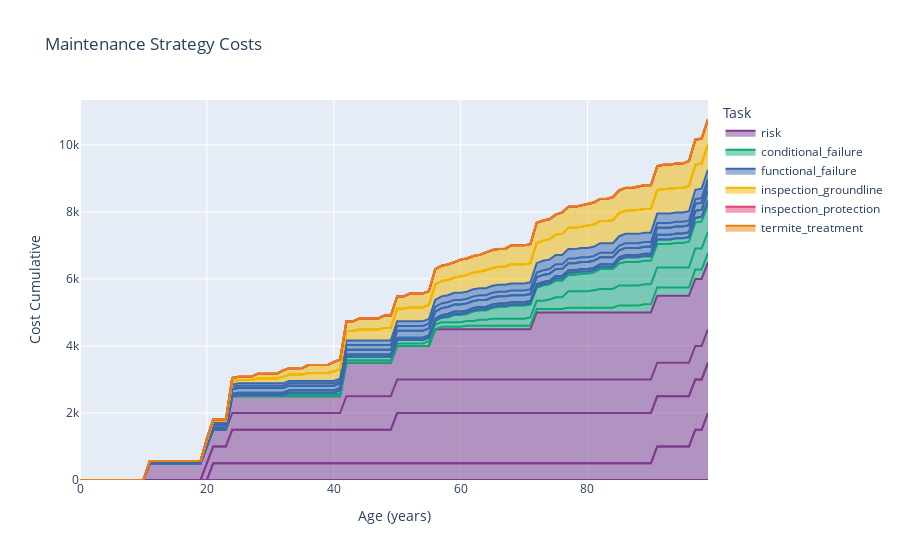

Source (notebook cell):
### Code cell
comp.units = model_units
comp.mc_timeline(t_end=t_end, n_iterations=n_iterations)
comp.expected_risk_cost_df()
comp.plot_ms()

### Figure 1 — Plotly figure (JSON) as saved in the notebook; plotly's stock layout.template omitted (floating-point values rounded to 4 significant figures)
{"data": [{"hovertemplate": "Task=risk<br>Failure Mode=termites<br>Age (years)=%{x}<br>Cost Cumulative=%{y}<extra></extra>", "legendgroup": "risk", "line": {"color": "rgb(127, 60, 141)"}, "mode": "lines", "name": "risk", "orientation": "v", "showlegend": true, "stackgroup": "1", "type": "scatter", "x": [0, 1, 2, 3, 4, 5, 6, 7, 8, 9, 10, 11, 12, 13, 14, 15, 16, 17, 18, 19, 20, 21, 22, 23, 24, 25, 26, 27, 28, 29, 30, 31, 32, 33, 34, 35, 36, 37, 38, 39, 40, 41, 42, 43, 44, 45, 46, 47, 48, 49, 50, 51, 52, 53, 54, 55, 56, 57, 58, 59, 60, 61, 62, 63, 64, 65, 66, 67, 68, 69, 70, 71, 72, 73, 74, 75, 76, 77, 78, 79, 80, 81, 82, 83, 84, 85, 86, 87, 88, 89, 90, 91, 92, 93, 94, 95, 96, 97, 98, 99], "xaxis": "x", "y": [0, 0, 0, 0, 0, 0, 0, 0, 0, 0, 0, 0, 0, 0, 0, 0, 0, 0, 0, 0, 0, 0, 0, 0, 0, 0, 0, 0, 0, 0, 0, 0, 0, 0, 0, 0, 0, 0, 0, 0, 0, 0, 0, 0, 0, 0, 0, 0, 0, 0, 0, 0, 0, 0, 0, 0, 0, 0, 0, 0, 0, 0, 0, 0, 0, 0, 0, 0, 0, 0, 0, 0, 0, 0, 0, 0, 0, 0, 0, 0, 0, 0, 0, 0, 0, 0, 0, 0, 0, 0, 0, 0, 0, 0, 0, 0, 0, 0, 0, 0], "yaxis": "y"}, {"hovertemplate": "Task=risk<br>Failure Mode=fungal decay | external<br>Age (years)=%{x}<br>Cost Cumulative=%{y}<extra></extra>", "legendgroup": "risk", "line": {"color": "rgb(127, 60, 141)"}, "mode": "lines", "name": "risk", "orientation": "v", "showlegend": false, "stackgroup": "1", "type": "scatter", "x": [0, 1, 2, 3, 4, 5, 6, 7, 8, 9, 10, 11, 12, 13, 14, 15, 16, 17, 18, 19, 20, 21, 22, 23, 24, 25, 26, 27, 28, 29, 30, 31, 32, 33, 34, 35, 36, 37, 38, 39, 40, 41, 42, 43, 44, 45, 46, 47, 48, 49, 50, 51, 52, 53, 54, 55, 56, 57, 58, 59, 60, 61, 62, 63, 64, 65, 66, 67, 68, 69, 70, 71, 72, 73, 74, 75, 76, 77, 78, 79, 80, 81, 82, 83, 84, 85, 86, 87, 88, 89, 90, 91, 92, 93, 94, 95, 96, 97, 98, 99], "xaxis": "x", "y": [0, 0, 0, 0, 0, 0, 0, 0, 0, 0, 0, 0, 0, 0, 0, 0, 0, 0, 0, 0, 0, 500, 500, 500, 500, 500, 500, 500, 500, 500, 500, 500, 500, 500, 500, 500, 500, 500, 500, 500, 500, 500, 500, 500, 500, 500, 500, 500, 500, 500, 500, 500, 500, 500, 500, 500, 500, 500, 500, 500, 500, 500, 500, 500, 500, 500, 500, 500, 500, 500, 500, 500, 500, 500, 500, 500, 500, 500, 500, 500, 500, 500, 500, 500, 500, 500, 500, 500, 500, 500, 500, 1000, 1000, 1000, 1000, 1000, 1000, 1500, 1500, 2000], "yaxis": "y"}, {"hovertemplate": "Task=risk<br>Failure Mode=fungal decay | internal<br>Age (years)=%{x}<br>Cost Cumulative=%{y}<extra></extra>", "legendgroup": "risk", "line": {"color": "rgb(127, 60, 141)"}, "mode": "lines", "name": "risk", "orientation": "v", "showlegend": false, "stackgroup": "1", "type": "scatter", "x": [0, 1, 2, 3, 4, 5, 6, 7, 8, 9, 10, 11, 12, 13, 14, 15, 16, 17, 18, 19, 20, 21, 22, 23, 24, 25, 26, 27, 28, 29, 30, 31, 32, 33, 34, 35, 36, 37, 38, 39, 40, 41, 42, 43, 44, 45, 46, 47, 48, 49, 50, 51, 52, 53, 54, 55, 56, 57, 58, 59, 60, 61, 62, 63, 64, 65, 66, 67, 68, 69, 70, 71, 72, 73, 74, 75, 76, 77, 78, 79, 80, 81, 82, 83, 84, 85, 86, 87, 88, 89, 90, 91, 92, 93, 94, 95, 96, 97, 98, 99], "xaxis": "x", "y": [0, 0, 0, 0, 0, 0, 0, 0, 0, 0, 0, 0, 0, 0, 0, 0, 0, 0, 0, 0, 0, 0, 0, 0, 0, 0, 0, 0, 0, 0, 0, 0, 0, 0, 0, 0, 0, 0, 0, 0, 0, 0, 0, 0, 0, 0, 0, 0, 0, 0, 0, 0, 0, 0, 0, 0, 0, 0, 0, 0, 0, 0, 0, 0, 0, 0, 0, 0, 0, 0, 0, 0, 0, 0, 0, 0, 0, 0, 0, 0, 0, 0, 0, 0, 0, 0, 0, 0, 0, 0, 0, 0, 0, 0, 0, 0, 0, 0, 0, 0], "yaxis": "y"}, {"hovertemplate": "Task=risk<br>Failure Mode=lightning<br>Age (years)=%{x}<br>Cost Cumulative=%{y}<extra></extra>", "legendgroup": "risk", "line": {"color": "rgb(127, 60, 141)"}, "mode": "lines", "name": "risk", "orientation": "v", "showlegend": false, "stackgroup": "1", "type": "scatter", "x": [0, 1, 2, 3, 4, 5, 6, 7, 8, 9, 10, 11, 12, 13, 14, 15, 16, 17, 18, 19, 20, 21, 22, 23, 24, 25, 26, 27, 28, 29, 30, 31, 32, 33, 34, 35, 36, 37, 38, 39, 40, 41, 42, 43, 44, 45, 46, 47, 48, 49, 50, 51, 52, 53, 54, 55, 56, 57, 58, 59, 60, 61, 62, 63, 64, 65, 66, 67, 68, 69, 70, 71, 72, 73, 74, 75, 76, 77, 78, 79, 80, 81, 82, 83, 84, 85, 86, 87, 88, 89, 90, 91, 92, 93, 94, 95, 96, 97, 98, 99], "xaxis": "x", "y": [0, 0, 0, 0, 0, 0, 0, 0, 0, 0, 0, 0, 0, 0, 0, 0, 0, 0, 0, 0, 500, 500, 500, 500, 1000, 1000, 1000, 1000, 1000, 1000, 1000, 1000, 1000, 1000, 1000, 1000, 1000, 1000, 1000, 1000, 1000, 1000, 1000, 1000, 1000, 1000, 1000, 1000, 1000, 1000, 1500, 1500, 1500, 1500, 1500, 1500, 1500, 1500, 1500, 1500, 1500, 1500, 1500, 1500, 1500, 1500, 1500, 1500, 1500, 1500, 1500, 1500, 1500, 1500, 1500, 1500, 1500, 1500, 1500, 1500, 1500, 1500, 1500, 1500, 1500, 1500, 1500, 1500, 1500, 1500, 1500, 1500, 1500, 1500, 1500, 1500, 1500, 1500, 1500, 1500], "yaxis": "y"}, {"hovertemplate": "Task=risk<br>Failure Mode=weathering<br>Age (years)=%{x}<br>Cost Cumulative=%{y}<extra></extra>", "legendgroup": "risk", "line": {"color": "rgb(127, 60, 141)"}, "mode": "lines", "name": "risk", "orientation": "v", "showlegend": false, "stackgroup": "1", "type": "scatter", "x": [0, 1, 2, 3, 4, 5, 6, 7, 8, 9, 10, 11, 12, 13, 14, 15, 16, 17, 18, 19, 20, 21, 22, 23, 24, 25, 26, 27, 28, 29, 30, 31, 32, 33, 34, 35, 36, 37, 38, 39, 40, 41, 42, 43, 44, 45, 46, 47, 48, 49, 50, 51, 52, 53, 54, 55, 56, 57, 58, 59, 60, 61, 62, 63, 64, 65, 66, 67, 68, 69, 70, 71, 72, 73, 74, 75, 76, 77, 78, 79, 80, 81, 82, 83, 84, 85, 86, 87, 88, 89, 90, 91, 92, 93, 94, 95, 96, 97, 98, 99], "xaxis": "x", "y": [0, 0, 0, 0, 0, 0, 0, 0, 0, 0, 0, 0, 0, 0, 0, 0, 0, 0, 0, 0, 0, 0, 0, 0, 0, 0, 0, 0, 0, 0, 0, 0, 0, 0, 0, 0, 0, 0, 0, 0, 0, 0, 0, 0, 0, 0, 0, 0, 0, 0, 0, 0, 0, 0, 0, 0, 0, 0, 0, 0, 0, 0, 0, 0, 0, 0, 0, 0, 0, 0, 0, 0, 0, 0, 0, 0, 0, 0, 0, 0, 0, 0, 0, 0, 0, 0, 0, 0, 0, 0, 0, 0, 0, 0, 0, 0, 0, 0, 0, 0], "yaxis": "y"}, {"hovertemplate": "Task=risk<br>Failure Mode=fire_damage<br>Age (years)=%{x}<br>Cost Cumulative=%{y}<extra></extra>", "legendgroup": "risk", "line": {"color": "rgb(127, 60, 141)"}, "mode": "lines", "name": "risk", "orientation": "v", "showlegend": false, "stackgroup": "1", "type": "scatter", "x": [0, 1, 2, 3, 4, 5, 6, 7, 8, 9, 10, 11, 12, 13, 14, 15, 16, 17, 18, 19, 20, 21, 22, 23, 24, 25, 26, 27, 28, 29, 30, 31, 32, 33, 34, 35, 36, 37, 38, 39, 40, 41, 42, 43, 44, 45, 46, 47, 48, 49, 50, 51, 52, 53, 54, 55, 56, 57, 58, 59, 60, 61, 62, 63, 64, 65, 66, 67, 68, 69, 70, 71, 72, 73, 74, 75, 76, 77, 78, 79, 80, 81, 82, 83, 84, 85, 86, 87, 88, 89, 90, 91, 92, 93, 94, 95, 96, 97, 98, 99], "xaxis": "x", "y": [0, 0, 0, 0, 0, 0, 0, 0, 0, 0, 0, 500, 500, 500, 500, 500, 500, 500, 500, 500, 500, 500, 500, 500, 500, 500, 500, 500, 500, 500, 500, 500, 500, 500, 500, 500, 500, 500, 500, 500, 500, 500, 1000, 1000, 1000, 1000, 1000, 1000, 1000, 1000, 1000, 1000, 1000, 1000, 1000, 1000, 1000, 1000, 1000, 1000, 1000, 1000, 1000, 1000, 1000, 1000, 1000, 1000, 1000, 1000, 1000, 1000, 1000, 1000, 1000, 1000, 1000, 1000, 1000, 1000, 1000, 1000, 1000, 1000, 1000, 1000, 1000, 1000, 1000, 1000, 1000, 1000, 1000, 1000, 1000, 1000, 1000, 1000, 1000, 1000], "yaxis": "y"}, {"hovertemplate": "Task=risk<br>Failure Mode=impact<br>Age (years)=%{x}<br>Cost Cumulative=%{y}<extra></extra>", "legendgroup": "risk", "line": {"color": "rgb(127, 60, 141)"}, "mode": "lines", "name": "risk", "orientation": "v", "showlegend": false, "stackgroup": "1", "type": "scatter", "x": [0, 1, 2, 3, 4, 5, 6, 7, 8, 9, 10, 11, 12, 13, 14, 15, 16, 17, 18, 19, 20, 21, 22, 23, 24, 25, 26, 27, 28, 29, 30, 31, 32, 33, 34, 35, 36, 37, 38, 39, 40, 41, 42, 43, 44, 45, 46, 47, 48, 49, 50, 51, 52, 53, 54, 55, 56, 57, 58, 59, 60, 61, 62, 63, 64, 65, 66, 67, 68, 69, 70, 71, 72, 73, 74, 75, 76, 77, 78, 79, 80, 81, 82, 83, 84, 85, 86, 87, 88, 89, 90, 91, 92, 93, 94, 95, 96, 97, 98, 99], "xaxis": "x", "y": [0, 0, 0, 0, 0, 0, 0, 0, 0, 0, 0, 0, 0, 0, 0, 0, 0, 0, 0, 0, 0, 0, 0, 0, 500, 500, 500, 500, 500, 500, 500, 500, 500, 500, 500, 500, 500, 500, 500, 500, 500, 500, 1000, 1000, 1000, 1000, 1000, 1000, 1000, 1000, 1000, 1000, 1000, 1000, 1000, 1000, 1500, 1500, 1500, 1500, 1500, 1500, 1500, 1500, 1500, 1500, 1500, 1500, 1500, 1500, 1500, 1500, 2000, 2000, 2000, 2000, 2000, 2000, 2000, 2000, 2000, 2000, 2000, 2000, 2000, 2000, 2000, 2000, 2000, 2000, 2000, 2000, 2000, 2000, 2000, 2000, 2000, 2000, 2000, 2000], "yaxis": "y"}, {"hovertemplate": "Task=conditional_failure<br>Failure Mode=termites<br>Age (years)=%{x}<br>Cost Cumulative=%{y}<extra></extra>", "legendgroup": "conditional_failure", "line": {"color": "rgb(17, 165, 121)"}, "mode": "lines", "name": "conditional_failure", "orientation": "v", "showlegend": true, "stackgroup": "1", "type": "scatter", "x": [0, 1, 2, 3, 4, 5, 6, 7, 8, 9, 10, 11, 12, 13, 14, 15, 16, 17, 18, 19, 20, 21, 22, 23, 24, 25, 26, 27, 28, 29, 30, 31, 32, 33, 34, 35, 36, 37, 38, 39, 40, 41, 42, 43, 44, 45, 46, 47, 48, 49, 50, 51, 52, 53, 54, 55, 56, 57, 58, 59, 60, 61, 62, 63, 64, 65, 66, 67, 68, 69, 70, 71, 72, 73, 74, 75, 76, 77, 78, 79, 80, 81, 82, 83, 84, 85, 86, 87, 88, 89, 90, 91, 92, 93, 94, 95, 96, 97, 98, 99], "xaxis": "x", "y": [0, 0, 0, 0, 0, 0, 0, 0, 0, 0, 0, 0, 0, 0, 0, 0, 0, 0, 0, 0, 0, 0, 0, 0, 0, 0, 0, 0, 0, 0, 0, 0, 0, 0, 0, 0, 0, 0, 0, 0, 0, 0, 0, 0, 0, 0, 0, 0, 0, 0, 0, 0, 0, 0, 0, 0, 0, 70, 70, 70, 70, 105, 105, 105, 105, 105, 105, 105, 105, 105, 105, 105, 105, 105, 105, 105, 105, 140, 140, 140, 140, 140, 140, 140, 140, 210, 210, 210, 210, 245, 245, 245, 245, 245, 245, 245, 245, 280, 280, 280], "yaxis": "y"}, {"hovertemplate": "Task=conditional_failure<br>Failure Mode=fungal decay | external<br>Age (years)=%{x}<br>Cost Cumulative=%{y}<extra></extra>", "legendgroup": "conditional_failure", "line": {"color": "rgb(17, 165, 121)"}, "mode": "lines", "name": "conditional_failure", "orientation": "v", "showlegend": false, "stackgroup": "1", "type": "scatter", "x": [0, 1, 2, 3, 4, 5, 6, 7, 8, 9, 10, 11, 12, 13, 14, 15, 16, 17, 18, 19, 20, 21, 22, 23, 24, 25, 26, 27, 28, 29, 30, 31, 32, 33, 34, 35, 36, 37, 38, 39, 40, 41, 42, 43, 44, 45, 46, 47, 48, 49, 50, 51, 52, 53, 54, 55, 56, 57, 58, 59, 60, 61, 62, 63, 64, 65, 66, 67, 68, 69, 70, 71, 72, 73, 74, 75, 76, 77, 78, 79, 80, 81, 82, 83, 84, 85, 86, 87, 88, 89, 90, 91, 92, 93, 94, 95, 96, 97, 98, 99], "xaxis": "x", "y": [0, 0, 0, 0, 0, 0, 0, 0, 0, 0, 0, 0, 0, 0, 0, 0, 0, 0, 0, 0, 0, 0, 0, 0, 0, 35, 35, 35, 35, 35, 35, 35, 35, 70, 70, 70, 70, 70, 70, 70, 70, 70, 70, 70, 70, 70, 70, 70, 70, 70, 70, 70, 70, 70, 70, 140, 140, 140, 140, 140, 140, 140, 140, 175, 175, 210, 210, 210, 210, 210, 210, 245, 245, 245, 280, 350, 350, 490, 490, 490, 490, 525, 560, 560, 560, 595, 595, 595, 595, 595, 595, 595, 595, 595, 595, 595, 595, 630, 630, 630], "yaxis": "y"}, {"hovertemplate": "Task=conditional_failure<br>Failure Mode=fungal decay | internal<br>Age (years)=%{x}<br>Cost Cumulative=%{y}<extra></extra>", "legendgroup": "conditional_failure", "line": {"color": "rgb(17, 165, 121)"}, "mode": "lines", "name": "conditional_failure", "orientation": "v", "showlegend": false, "stackgroup": "1", "type": "scatter", "x": [0, 1, 2, 3, 4, 5, 6, 7, 8, 9, 10, 11, 12, 13, 14, 15, 16, 17, 18, 19, 20, 21, 22, 23, 24, 25, 26, 27, 28, 29, 30, 31, 32, 33, 34, 35, 36, 37, 38, 39, 40, 41, 42, 43, 44, 45, 46, 47, 48, 49, 50, 51, 52, 53, 54, 55, 56, 57, 58, 59, 60, 61, 62, 63, 64, 65, 66, 67, 68, 69, 70, 71, 72, 73, 74, 75, 76, 77, 78, 79, 80, 81, 82, 83, 84, 85, 86, 87, 88, 89, 90, 91, 92, 93, 94, 95, 96, 97, 98, 99], "xaxis": "x", "y": [0, 0, 0, 0, 0, 0, 0, 0, 0, 0, 0, 0, 0, 0, 0, 0, 0, 0, 0, 0, 0, 0, 0, 0, 0, 0, 0, 0, 0, 0, 0, 0, 0, 35, 35, 35, 35, 35, 35, 35, 35, 105, 105, 105, 105, 105, 105, 105, 105, 105, 105, 105, 105, 105, 105, 105, 105, 140, 140, 210, 210, 210, 280, 280, 280, 315, 350, 350, 385, 385, 385, 385, 385, 455, 455, 490, 490, 490, 490, 525, 525, 525, 595, 595, 595, 665, 700, 700, 700, 700, 700, 700, 700, 700, 735, 735, 770, 770, 805, 805], "yaxis": "y"}, {"hovertemplate": "Task=conditional_failure<br>Failure Mode=weathering<br>Age (years)=%{x}<br>Cost Cumulative=%{y}<extra></extra>", "legendgroup": "conditional_failure", "line": {"color": "rgb(17, 165, 121)"}, "mode": "lines", "name": "conditional_failure", "orientation": "v", "showlegend": false, "stackgroup": "1", "type": "scatter", "x": [0, 1, 2, 3, 4, 5, 6, 7, 8, 9, 10, 11, 12, 13, 14, 15, 16, 17, 18, 19, 20, 21, 22, 23, 24, 25, 26, 27, 28, 29, 30, 31, 32, 33, 34, 35, 36, 37, 38, 39, 40, 41, 42, 43, 44, 45, 46, 47, 48, 49, 50, 51, 52, 53, 54, 55, 56, 57, 58, 59, 60, 61, 62, 63, 64, 65, 66, 67, 68, 69, 70, 71, 72, 73, 74, 75, 76, 77, 78, 79, 80, 81, 82, 83, 84, 85, 86, 87, 88, 89, 90, 91, 92, 93, 94, 95, 96, 97, 98, 99], "xaxis": "x", "y": [0, 0, 0, 0, 0, 0, 0, 0, 0, 0, 0, 0, 0, 0, 0, 0, 0, 0, 0, 0, 0, 0, 0, 0, 0, 0, 0, 0, 0, 0, 0, 0, 0, 0, 0, 0, 0, 0, 0, 0, 0, 0, 0, 0, 0, 0, 0, 0, 0, 0, 0, 0, 0, 0, 0, 0, 0, 0, 35, 35, 35, 35, 35, 35, 35, 35, 35, 35, 35, 35, 35, 35, 35, 35, 35, 70, 70, 70, 70, 70, 70, 70, 70, 70, 70, 105, 140, 140, 140, 140, 140, 140, 140, 140, 140, 140, 140, 140, 140, 140], "yaxis": "y"}, {"hovertemplate": "Task=functional_failure<br>Failure Mode=termites<br>Age (years)=%{x}<br>Cost Cumulative=%{y}<extra></extra>", "legendgroup": "functional_failure", "line": {"color": "rgb(57, 105, 172)"}, "mode": "lines", "name": "functional_failure", "orientation": "v", "showlegend": true, "stackgroup": "1", "type": "scatter", "x": [0, 1, 2, 3, 4, 5, 6, 7, 8, 9, 10, 11, 12, 13, 14, 15, 16, 17, 18, 19, 20, 21, 22, 23, 24, 25, 26, 27, 28, 29, 30, 31, 32, 33, 34, 35, 36, 37, 38, 39, 40, 41, 42, 43, 44, 45, 46, 47, 48, 49, 50, 51, 52, 53, 54, 55, 56, 57, 58, 59, 60, 61, 62, 63, 64, 65, 66, 67, 68, 69, 70, 71, 72, 73, 74, 75, 76, 77, 78, 79, 80, 81, 82, 83, 84, 85, 86, 87, 88, 89, 90, 91, 92, 93, 94, 95, 96, 97, 98, 99], "xaxis": "x", "y": [0, 0, 0, 0, 0, 0, 0, 0, 0, 0, 0, 0, 0, 0, 0, 0, 0, 0, 0, 0, 0, 0, 0, 0, 0, 0, 0, 0, 0, 0, 0, 0, 0, 0, 0, 0, 0, 0, 0, 0, 0, 0, 0, 0, 0, 0, 0, 0, 0, 0, 0, 0, 0, 0, 0, 0, 0, 0, 0, 0, 0, 0, 0, 0, 0, 0, 0, 0, 0, 0, 0, 0, 0, 0, 0, 0, 0, 0, 0, 0, 0, 0, 0, 0, 0, 0, 0, 0, 0, 0, 0, 0, 0, 0, 0, 0, 0, 0, 0, 0], "yaxis": "y"}, {"hovertemplate": "Task=functional_failure<br>Failure Mode=fungal decay | external<br>Age (years)=%{x}<br>Cost Cumulative=%{y}<extra></extra>", "legendgroup": "functional_failure", "line": {"color": "rgb(57, 105, 172)"}, "mode": "lines", "name": "functional_failure", "orientation": "v", "showlegend": false, "stackgroup": "1", "type": "scatter", "x": [0, 1, 2, 3, 4, 5, 6, 7, 8, 9, 10, 11, 12, 13, 14, 15, 16, 17, 18, 19, 20, 21, 22, 23, 24, 25, 26, 27, 28, 29, 30, 31, 32, 33, 34, 35, 36, 37, 38, 39, 40, 41, 42, 43, 44, 45, 46, 47, 48, 49, 50, 51, 52, 53, 54, 55, 56, 57, 58, 59, 60, 61, 62, 63, 64, 65, 66, 67, 68, 69, 70, 71, 72, 73, 74, 75, 76, 77, 78, 79, 80, 81, 82, 83, 84, 85, 86, 87, 88, 89, 90, 91, 92, 93, 94, 95, 96, 97, 98, 99], "xaxis": "x", "y": [0, 0, 0, 0, 0, 0, 0, 0, 0, 0, 0, 0, 0, 0, 0, 0, 0, 0, 0, 0, 0, 70, 70, 70, 70, 70, 70, 70, 70, 70, 70, 70, 70, 70, 70, 70, 70, 70, 70, 70, 70, 70, 70, 70, 70, 70, 70, 70, 70, 70, 70, 70, 70, 70, 70, 70, 70, 70, 70, 70, 70, 70, 70, 70, 70, 70, 70, 70, 70, 70, 70, 70, 70, 70, 70, 70, 70, 70, 70, 70, 70, 70, 70, 70, 70, 70, 70, 70, 70, 70, 70, 140, 140, 140, 140, 140, 140, 210, 210, 280], "yaxis": "y"}, {"hovertemplate": "Task=functional_failure<br>Failure Mode=fungal decay | internal<br>Age (years)=%{x}<br>Cost Cumulative=%{y}<extra></extra>", "legendgroup": "functional_failure", "line": {"color": "rgb(57, 105, 172)"}, "mode": "lines", "name": "functional_failure", "orientation": "v", "showlegend": false, "stackgroup": "1", "type": "scatter", "x": [0, 1, 2, 3, 4, 5, 6, 7, 8, 9, 10, 11, 12, 13, 14, 15, 16, 17, 18, 19, 20, 21, 22, 23, 24, 25, 26, 27, 28, 29, 30, 31, 32, 33, 34, 35, 36, 37, 38, 39, 40, 41, 42, 43, 44, 45, 46, 47, 48, 49, 50, 51, 52, 53, 54, 55, 56, 57, 58, 59, 60, 61, 62, 63, 64, 65, 66, 67, 68, 69, 70, 71, 72, 73, 74, 75, 76, 77, 78, 79, 80, 81, 82, 83, 84, 85, 86, 87, 88, 89, 90, 91, 92, 93, 94, 95, 96, 97, 98, 99], "xaxis": "x", "y": [0, 0, 0, 0, 0, 0, 0, 0, 0, 0, 0, 0, 0, 0, 0, 0, 0, 0, 0, 0, 0, 0, 0, 0, 0, 0, 0, 0, 0, 0, 0, 0, 0, 0, 0, 0, 0, 0, 0, 0, 0, 0, 0, 0, 0, 0, 0, 0, 0, 0, 0, 0, 0, 0, 0, 0, 0, 0, 0, 0, 0, 0, 0, 0, 0, 0, 0, 0, 0, 0, 0, 0, 0, 0, 0, 0, 0, 0, 0, 0, 0, 0, 0, 0, 0, 0, 0, 0, 0, 0, 0, 0, 0, 0, 0, 0, 0, 0, 0, 0], "yaxis": "y"}, {"hovertemplate": "Task=functional_failure<br>Failure Mode=lightning<br>Age (years)=%{x}<br>Cost Cumulative=%{y}<extra></extra>", "legendgroup": "functional_failure", "line": {"color": "rgb(57, 105, 172)"}, "mode": "lines", "name": "functional_failure", "orientation": "v", "showlegend": false, "stackgroup": "1", "type": "scatter", "x": [0, 1, 2, 3, 4, 5, 6, 7, 8, 9, 10, 11, 12, 13, 14, 15, 16, 17, 18, 19, 20, 21, 22, 23, 24, 25, 26, 27, 28, 29, 30, 31, 32, 33, 34, 35, 36, 37, 38, 39, 40, 41, 42, 43, 44, 45, 46, 47, 48, 49, 50, 51, 52, 53, 54, 55, 56, 57, 58, 59, 60, 61, 62, 63, 64, 65, 66, 67, 68, 69, 70, 71, 72, 73, 74, 75, 76, 77, 78, 79, 80, 81, 82, 83, 84, 85, 86, 87, 88, 89, 90, 91, 92, 93, 94, 95, 96, 97, 98, 99], "xaxis": "x", "y": [0, 0, 0, 0, 0, 0, 0, 0, 0, 0, 0, 0, 0, 0, 0, 0, 0, 0, 0, 0, 70, 70, 70, 70, 140, 140, 140, 140, 140, 140, 140, 140, 140, 140, 140, 140, 140, 140, 140, 140, 140, 140, 140, 140, 140, 140, 140, 140, 140, 140, 210, 210, 210, 210, 210, 210, 210, 210, 210, 210, 210, 210, 210, 210, 210, 210, 210, 210, 210, 210, 210, 210, 210, 210, 210, 210, 210, 210, 210, 210, 210, 210, 210, 210, 210, 210, 210, 210, 210, 210, 210, 210, 210, 210, 210, 210, 210, 210, 210, 210], "yaxis": "y"}, {"hovertemplate": "Task=functional_failure<br>Failure Mode=weathering<br>Age (years)=%{x}<br>Cost Cumulative=%{y}<extra></extra>", "legendgroup": "functional_failure", "line": {"color": "rgb(57, 105, 172)"}, "mode": "lines", "name": "functional_failure", "orientation": "v", "showlegend": false, "stackgroup": "1", "type": "scatter", "x": [0, 1, 2, 3, 4, 5, 6, 7, 8, 9, 10, 11, 12, 13, 14, 15, 16, 17, 18, 19, 20, 21, 22, 23, 24, 25, 26, 27, 28, 29, 30, 31, 32, 33, 34, 35, 36, 37, 38, 39, 40, 41, 42, 43, 44, 45, 46, 47, 48, 49, 50, 51, 52, 53, 54, 55, 56, 57, 58, 59, 60, 61, 62, 63, 64, 65, 66, 67, 68, 69, 70, 71, 72, 73, 74, 75, 76, 77, 78, 79, 80, 81, 82, 83, 84, 85, 86, 87, 88, 89, 90, 91, 92, 93, 94, 95, 96, 97, 98, 99], "xaxis": "x", "y": [0, 0, 0, 0, 0, 0, 0, 0, 0, 0, 0, 0, 0, 0, 0, 0, 0, 0, 0, 0, 0, 0, 0, 0, 0, 0, 0, 0, 0, 0, 0, 0, 0, 0, 0, 0, 0, 0, 0, 0, 0, 0, 0, 0, 0, 0, 0, 0, 0, 0, 0, 0, 0, 0, 0, 0, 0, 0, 0, 0, 0, 0, 0, 0, 0, 0, 0, 0, 0, 0, 0, 0, 0, 0, 0, 0, 0, 0, 0, 0, 0, 0, 0, 0, 0, 0, 0, 0, 0, 0, 0, 0, 0, 0, 0, 0, 0, 0, 0, 0], "yaxis": "y"}, {"hovertemplate": "Task=functional_failure<br>Failure Mode=fire_damage<br>Age (years)=%{x}<br>Cost Cumulative=%{y}<extra></extra>", "legendgroup": "functional_failure", "line": {"color": "rgb(57, 105, 172)"}, "mode": "lines", "name": "functional_failure", "orientation": "v", "showlegend": false, "stackgroup": "1", "type": "scatter", "x": [0, 1, 2, 3, 4, 5, 6, 7, 8, 9, 10, 11, 12, 13, 14, 15, 16, 17, 18, 19, 20, 21, 22, 23, 24, 25, 26, 27, 28, 29, 30, 31, 32, 33, 34, 35, 36, 37, 38, 39, 40, 41, 42, 43, 44, 45, 46, 47, 48, 49, 50, 51, 52, 53, 54, 55, 56, 57, 58, 59, 60, 61, 62, 63, 64, 65, 66, 67, 68, 69, 70, 71, 72, 73, 74, 75, 76, 77, 78, 79, 80, 81, 82, 83, 84, 85, 86, 87, 88, 89, 90, 91, 92, 93, 94, 95, 96, 97, 98, 99], "xaxis": "x", "y": [0, 0, 0, 0, 0, 0, 0, 0, 0, 0, 0, 70, 70, 70, 70, 70, 70, 70, 70, 70, 70, 70, 70, 70, 70, 70, 70, 70, 70, 70, 70, 70, 70, 70, 70, 70, 70, 70, 70, 70, 70, 70, 140, 140, 140, 140, 140, 140, 140, 140, 140, 140, 140, 140, 140, 140, 140, 140, 140, 140, 140, 140, 140, 140, 140, 140, 140, 140, 140, 140, 140, 140, 140, 140, 140, 140, 140, 140, 140, 140, 140, 140, 140, 140, 140, 140, 140, 140, 140, 140, 140, 140, 140, 140, 140, 140, 140, 140, 140, 140], "yaxis": "y"}, {"hovertemplate": "Task=functional_failure<br>Failure Mode=impact<br>Age (years)=%{x}<br>Cost Cumulative=%{y}<extra></extra>", "legendgroup": "functional_failure", "line": {"color": "rgb(57, 105, 172)"}, "mode": "lines", "name": "functional_failure", "orientation": "v", "showlegend": false, "stackgroup": "1", "type": "scatter", "x": [0, 1, 2, 3, 4, 5, 6, 7, 8, 9, 10, 11, 12, 13, 14, 15, 16, 17, 18, 19, 20, 21, 22, 23, 24, 25, 26, 27, 28, 29, 30, 31, 32, 33, 34, 35, 36, 37, 38, 39, 40, 41, 42, 43, 44, 45, 46, 47, 48, 49, 50, 51, 52, 53, 54, 55, 56, 57, 58, 59, 60, 61, 62, 63, 64, 65, 66, 67, 68, 69, 70, 71, 72, 73, 74, 75, 76, 77, 78, 79, 80, 81, 82, 83, 84, 85, 86, 87, 88, 89, 90, 91, 92, 93, 94, 95, 96, 97, 98, 99], "xaxis": "x", "y": [0, 0, 0, 0, 0, 0, 0, 0, 0, 0, 0, 0, 0, 0, 0, 0, 0, 0, 0, 0, 0, 0, 0, 0, 70, 70, 70, 70, 70, 70, 70, 70, 70, 70, 70, 70, 70, 70, 70, 70, 70, 70, 140, 140, 140, 140, 140, 140, 140, 140, 140, 140, 140, 140, 140, 140, 210, 210, 210, 210, 210, 210, 210, 210, 210, 210, 210, 210, 210, 210, 210, 210, 280, 280, 280, 280, 280, 280, 280, 280, 280, 280, 280, 280, 280, 280, 280, 280, 280, 280, 280, 280, 280, 280, 280, 280, 280, 280, 280, 280], "yaxis": "y"}, {"hovertemplate": "Task=inspection_groundline<br>Failure Mode=termites<br>Age (years)=%{x}<br>Cost Cumulative=%{y}<extra></extra>", "legendgroup": "inspection_groundline", "line": {"color": "rgb(242, 183, 1)"}, "mode": "lines", "name": "inspection_groundline", "orientation": "v", "showlegend": true, "stackgroup": "1", "type": "scatter", "x": [0, 1, 2, 3, 4, 5, 6, 7, 8, 9, 10, 11, 12, 13, 14, 15, 16, 17, 18, 19, 20, 21, 22, 23, 24, 25, 26, 27, 28, 29, 30, 31, 32, 33, 34, 35, 36, 37, 38, 39, 40, 41, 42, 43, 44, 45, 46, 47, 48, 49, 50, 51, 52, 53, 54, 55, 56, 57, 58, 59, 60, 61, 62, 63, 64, 65, 66, 67, 68, 69, 70, 71, 72, 73, 74, 75, 76, 77, 78, 79, 80, 81, 82, 83, 84, 85, 86, 87, 88, 89, 90, 91, 92, 93, 94, 95, 96, 97, 98, 99], "xaxis": "x", "y": [0, 0, 0, 0, 0, 0, 0, 0, 0, 0, 0, 0, 0, 0, 0, 0, 0, 0, 0, 0, 49.5, 49.5, 49.5, 49.5, 98, 98, 98, 98, 145, 145, 145, 145, 192, 192, 192, 192, 238, 238, 238, 238, 284, 284, 284, 284, 328, 328, 328, 328, 372, 372, 372, 372, 415.5, 415.5, 415.5, 415.5, 458, 458, 458, 458, 497, 497, 497, 497, 534, 534, 534, 534, 569.5, 569.5, 569.5, 569.5, 604, 604, 604, 604, 634.5, 634.5, 634.5, 634.5, 662, 662, 662, 662, 687.5, 687.5, 687.5, 687.5, 709, 709, 709, 709, 729.5, 729.5, 729.5, 729.5, 749.5, 749.5, 749.5, 749.5], "yaxis": "y"}, {"hovertemplate": "Task=inspection_groundline<br>Failure Mode=fungal decay | external<br>Age (years)=%{x}<br>Cost Cumulative=%{y}<extra></extra>", "legendgroup": "inspection_groundline", "line": {"color": "rgb(242, 183, 1)"}, "mode": "lines", "name": "inspection_groundline", "orientation": "v", "showlegend": false, "stackgroup": "1", "type": "scatter", "x": [0, 1, 2, 3, 4, 5, 6, 7, 8, 9, 10, 11, 12, 13, 14, 15, 16, 17, 18, 19, 20, 21, 22, 23, 24, 25, 26, 27, 28, 29, 30, 31, 32, 33, 34, 35, 36, 37, 38, 39, 40, 41, 42, 43, 44, 45, 46, 47, 48, 49, 50, 51, 52, 53, 54, 55, 56, 57, 58, 59, 60, 61, 62, 63, 64, 65, 66, 67, 68, 69, 70, 71, 72, 73, 74, 75, 76, 77, 78, 79, 80, 81, 82, 83, 84, 85, 86, 87, 88, 89, 90, 91, 92, 93, 94, 95, 96, 97, 98, 99], "xaxis": "x", "y": [0, 0, 0, 0, 0, 0, 0, 0, 0, 0, 0, 0, 0, 0, 0, 0, 0, 0, 0, 0, 0, 0, 0, 0, 0, 0, 0, 0, 0, 0, 0, 0, 0, 0, 0, 0, 0, 0, 0, 0, 0, 0, 0, 0, 0, 0, 0, 0, 0, 0, 0, 0, 0, 0, 0, 0, 0, 0, 0, 0, 0, 0, 0, 0, 0, 0, 0, 0, 0, 0, 0, 0, 0, 0, 0, 0, 0, 0, 0, 0, 0, 0, 0, 0, 0, 0, 0, 0, 0, 0, 0, 0, 0, 0, 0, 0, 0, 0, 0, 0], "yaxis": "y"}, {"hovertemplate": "Task=inspection_groundline<br>Failure Mode=fungal decay | internal<br>Age (years)=%{x}<br>Cost Cumulative=%{y}<extra></extra>", "legendgroup": "inspection_groundline", "line": {"color": "rgb(242, 183, 1)"}, "mode": "lines", "name": "inspection_groundline", "orientation": "v", "showlegend": false, "stackgroup": "1", "type": "scatter", "x": [0, 1, 2, 3, 4, 5, 6, 7, 8, 9, 10, 11, 12, 13, 14, 15, 16, 17, 18, 19, 20, 21, 22, 23, 24, 25, 26, 27, 28, 29, 30, 31, 32, 33, 34, 35, 36, 37, 38, 39, 40, 41, 42, 43, 44, 45, 46, 47, 48, 49, 50, 51, 52, 53, 54, 55, 56, 57, 58, 59, 60, 61, 62, 63, 64, 65, 66, 67, 68, 69, 70, 71, 72, 73, 74, 75, 76, 77, 78, 79, 80, 81, 82, 83, 84, 85, 86, 87, 88, 89, 90, 91, 92, 93, 94, 95, 96, 97, 98, 99], "xaxis": "x", "y": [0, 0, 0, 0, 0, 0, 0, 0, 0, 0, 0, 0, 0, 0, 0, 0, 0, 0, 0, 0, 0, 0, 0, 0, 0, 0, 0, 0, 0, 0, 0, 0, 0, 0, 0, 0, 0, 0, 0, 0, 0, 0, 0, 0, 0, 0, 0, 0, 0, 0, 0, 0, 0, 0, 0, 0, 0, 0, 0, 0, 0, 0, 0, 0, 0, 0, 0, 0, 0, 0, 0, 0, 0, 0, 0, 0, 0, 0, 0, 0, 0, 0, 0, 0, 0, 0, 0, 0, 0, 0, 0, 0, 0, 0, 0, 0, 0, 0, 0, 0], "yaxis": "y"}, {"hovertemplate": "Task=inspection_groundline<br>Failure Mode=lightning<br>Age (years)=%{x}<br>Cost Cumulative=%{y}<extra></extra>", "legendgroup": "inspection_groundline", "line": {"color": "rgb(242, 183, 1)"}, "mode": "lines", "name": "inspection_groundline", "orientation": "v", "showlegend": false, "stackgroup": "1", "type": "scatter", "x": [0, 1, 2, 3, 4, 5, 6, 7, 8, 9, 10, 11, 12, 13, 14, 15, 16, 17, 18, 19, 20, 21, 22, 23, 24, 25, 26, 27, 28, 29, 30, 31, 32, 33, 34, 35, 36, 37, 38, 39, 40, 41, 42, 43, 44, 45, 46, 47, 48, 49, 50, 51, 52, 53, 54, 55, 56, 57, 58, 59, 60, 61, 62, 63, 64, 65, 66, 67, 68, 69, 70, 71, 72, 73, 74, 75, 76, 77, 78, 79, 80, 81, 82, 83, 84, 85, 86, 87, 88, 89, 90, 91, 92, 93, 94, 95, 96, 97, 98, 99], "xaxis": "x", "y": [0, 0, 0, 0, 0, 0, 0, 0, 0, 0, 0, 0, 0, 0, 0, 0, 0, 0, 0, 0, 0, 0, 0, 0, 0, 0, 0, 0, 0, 0, 0, 0, 0, 0, 0, 0, 0, 0, 0, 0, 0, 0, 0, 0, 0, 0, 0, 0, 0, 0, 0, 0, 0, 0, 0, 0, 0, 0, 0, 0, 0, 0, 0, 0, 0, 0, 0, 0, 0, 0, 0, 0, 0, 0, 0, 0, 0, 0, 0, 0, 0, 0, 0, 0, 0, 0, 0, 0, 0, 0, 0, 0, 0, 0, 0, 0, 0, 0, 0, 0], "yaxis": "y"}, {"hovertemplate": "Task=inspection_groundline<br>Failure Mode=weathering<br>Age (years)=%{x}<br>Cost Cumulative=%{y}<extra></extra>", "legendgroup": "inspection_groundline", "line": {"color": "rgb(242, 183, 1)"}, "mode": "lines", "name": "inspection_groundline", "orientation": "v", "showlegend": false, "stackgroup": "1", "type": "scatter", "x": [0, 1, 2, 3, 4, 5, 6, 7, 8, 9, 10, 11, 12, 13, 14, 15, 16, 17, 18, 19, 20, 21, 22, 23, 24, 25, 26, 27, 28, 29, 30, 31, 32, 33, 34, 35, 36, 37, 38, 39, 40, 41, 42, 43, 44, 45, 46, 47, 48, 49, 50, 51, 52, 53, 54, 55, 56, 57, 58, 59, 60, 61, 62, 63, 64, 65, 66, 67, 68, 69, 70, 71, 72, 73, 74, 75, 76, 77, 78, 79, 80, 81, 82, 83, 84, 85, 86, 87, 88, 89, 90, 91, 92, 93, 94, 95, 96, 97, 98, 99], "xaxis": "x", "y": [0, 0, 0, 0, 0, 0, 0, 0, 0, 0, 0, 0, 0, 0, 0, 0, 0, 0, 0, 0, 49, 49, 49, 49, 96.5, 96.5, 96.5, 96.5, 143.5, 143.5, 143.5, 143.5, 190.5, 190.5, 190.5, 190.5, 236.5, 236.5, 236.5, 236.5, 282.5, 282.5, 282.5, 282.5, 326.5, 326.5, 326.5, 326.5, 370.5, 370.5, 370.5, 370.5, 414, 414, 414, 414, 456, 456, 456, 456, 495, 495, 495, 495, 532, 532, 532, 532, 567, 567, 567, 567, 601, 601, 601, 601, 631.5, 631.5, 631.5, 631.5, 659, 659, 659, 659, 684.5, 684.5, 684.5, 684.5, 706, 706, 706, 706, 726.5, 726.5, 726.5, 726.5, 746, 746, 746, 746], "yaxis": "y"}, {"hovertemplate": "Task=inspection_protection<br>Failure Mode=lightning<br>Age (years)=%{x}<br>Cost Cumulative=%{y}<extra></extra>", "legendgroup": "inspection_protection", "line": {"color": "rgb(231, 63, 116)"}, "mode": "lines", "name": "inspection_protection", "orientation": "v", "showlegend": true, "stackgroup": "1", "type": "scatter", "x": [0, 1, 2, 3, 4, 5, 6, 7, 8, 9, 10, 11, 12, 13, 14, 15, 16, 17, 18, 19, 20, 21, 22, 23, 24, 25, 26, 27, 28, 29, 30, 31, 32, 33, 34, 35, 36, 37, 38, 39, 40, 41, 42, 43, 44, 45, 46, 47, 48, 49, 50, 51, 52, 53, 54, 55, 56, 57, 58, 59, 60, 61, 62, 63, 64, 65, 66, 67, 68, 69, 70, 71, 72, 73, 74, 75, 76, 77, 78, 79, 80, 81, 82, 83, 84, 85, 86, 87, 88, 89, 90, 91, 92, 93, 94, 95, 96, 97, 98, 99], "xaxis": "x", "y": [0, 0, 0, 0, 0, 0, 0, 0, 0, 0, 0, 0, 0, 0, 0, 0, 0, 0, 0, 0, 0, 0, 0, 0, 0, 0, 0, 0, 0, 0, 0, 0, 0, 0, 0, 0, 0, 0, 0, 0, 0, 0, 0, 0, 0, 0, 0, 0, 0, 0, 0, 0, 0, 0, 0, 0, 0, 0, 0, 0, 0, 0, 0, 0, 0, 0, 0, 0, 0, 0, 0, 0, 0, 0, 0, 0, 0, 0, 0, 0, 0, 0, 0, 0, 0, 0, 0, 0, 0, 0, 0, 0, 0, 0, 0, 0, 0, 0, 0, 0], "yaxis": "y"}, {"hovertemplate": "Task=inspection_protection<br>Failure Mode=fire_damage<br>Age (years)=%{x}<br>Cost Cumulative=%{y}<extra></extra>", "legendgroup": "inspection_protection", "line": {"color": "rgb(231, 63, 116)"}, "mode": "lines", "name": "inspection_protection", "orientation": "v", "showlegend": false, "stackgroup": "1", "type": "scatter", "x": [0, 1, 2, 3, 4, 5, 6, 7, 8, 9, 10, 11, 12, 13, 14, 15, 16, 17, 18, 19, 20, 21, 22, 23, 24, 25, 26, 27, 28, 29, 30, 31, 32, 33, 34, 35, 36, 37, 38, 39, 40, 41, 42, 43, 44, 45, 46, 47, 48, 49, 50, 51, 52, 53, 54, 55, 56, 57, 58, 59, 60, 61, 62, 63, 64, 65, 66, 67, 68, 69, 70, 71, 72, 73, 74, 75, 76, 77, 78, 79, 80, 81, 82, 83, 84, 85, 86, 87, 88, 89, 90, 91, 92, 93, 94, 95, 96, 97, 98, 99], "xaxis": "x", "y": [0, 0, 0, 0, 0, 0, 0, 0, 0, 0, 0, 0, 0, 0, 0, 0, 0, 0, 0, 0, 0, 0, 0, 0, 0, 0, 0, 0, 0, 0, 0, 0, 0, 0, 0, 0, 0, 0, 0, 0, 0, 0, 0, 0, 0, 0, 0, 0, 0, 0, 0, 0, 0, 0, 0, 0, 0, 0, 0, 0, 0, 0, 0, 0, 0, 0, 0, 0, 0, 0, 0, 0, 0, 0, 0, 0, 0, 0, 0, 0, 0, 0, 0, 0, 0, 0, 0, 0, 0, 0, 0, 0, 0, 0, 0, 0, 0, 0, 0, 0], "yaxis": "y"}, {"hovertemplate": "Task=inspection_protection<br>Failure Mode=impact<br>Age (years)=%{x}<br>Cost Cumulative=%{y}<extra></extra>", "legendgroup": "inspection_protection", "line": {"color": "rgb(231, 63, 116)"}, "mode": "lines", "name": "inspection_protection", "orientation": "v", "showlegend": false, "stackgroup": "1", "type": "scatter", "x": [0, 1, 2, 3, 4, 5, 6, 7, 8, 9, 10, 11, 12, 13, 14, 15, 16, 17, 18, 19, 20, 21, 22, 23, 24, 25, 26, 27, 28, 29, 30, 31, 32, 33, 34, 35, 36, 37, 38, 39, 40, 41, 42, 43, 44, 45, 46, 47, 48, 49, 50, 51, 52, 53, 54, 55, 56, 57, 58, 59, 60, 61, 62, 63, 64, 65, 66, 67, 68, 69, 70, 71, 72, 73, 74, 75, 76, 77, 78, 79, 80, 81, 82, 83, 84, 85, 86, 87, 88, 89, 90, 91, 92, 93, 94, 95, 96, 97, 98, 99], "xaxis": "x", "y": [0, 0, 0, 0, 0, 0, 0, 0, 0, 0, 0, 0, 0, 0, 0, 0, 0, 0, 0, 0, 0, 0, 0, 0, 0, 0, 0, 0, 0, 0, 0, 0, 0, 0, 0, 0, 0, 0, 0, 0, 0, 0, 0, 0, 0, 0, 0, 0, 0, 0, 0, 0, 0, 0, 0, 0, 0, 0, 0, 0, 0, 0, 0, 0, 0, 0, 0, 0, 0, 0, 0, 0, 0, 0, 0, 0, 0, 0, 0, 0, 0, 0, 0, 0, 0, 0, 0, 0, 0, 0, 0, 0, 0, 0, 0, 0, 0, 0, 0, 0], "yaxis": "y"}, {"hovertemplate": "Task=termite_treatment<br>Failure Mode=termites<br>Age (years)=%{x}<br>Cost Cumulative=%{y}<extra></extra>", "legendgroup": "termite_treatment", "line": {"color": "rgb(230, 131, 16)"}, "mode": "lines", "name": "termite_treatment", "orientation": "v", "showlegend": true, "stackgroup": "1", "type": "scatter", "x": [0, 1, 2, 3, 4, 5, 6, 7, 8, 9, 10, 11, 12, 13, 14, 15, 16, 17, 18, 19, 20, 21, 22, 23, 24, 25, 26, 27, 28, 29, 30, 31, 32, 33, 34, 35, 36, 37, 38, 39, 40, 41, 42, 43, 44, 45, 46, 47, 48, 49, 50, 51, 52, 53, 54, 55, 56, 57, 58, 59, 60, 61, 62, 63, 64, 65, 66, 67, 68, 69, 70, 71, 72, 73, 74, 75, 76, 77, 78, 79, 80, 81, 82, 83, 84, 85, 86, 87, 88, 89, 90, 91, 92, 93, 94, 95, 96, 97, 98, 99], "xaxis": "x", "y": [0, 0, 0, 0, 0, 0, 0, 0, 0, 0, 0, 0, 0, 0, 0, 0, 0, 0, 0, 0, 0, 0, 0, 0, 0, 0, 0, 0, 0, 1, 1, 1, 1, 1, 1, 1, 1, 1, 1, 1, 1, 1, 1, 1, 1, 2, 2, 2, 2, 2, 2, 2, 2, 2, 2, 2, 2, 4, 4, 4, 4, 5, 5, 5, 5, 5, 5, 5, 5, 5, 5, 5, 5, 5, 5, 5, 5, 6, 6, 6, 6, 7, 7, 7, 7, 9, 9, 9, 9, 10, 10, 10, 10, 11, 11, 11, 11, 12, 12, 12], "yaxis": "y"}], "layout": {"legend": {"title": {"text": "Task"}, "tracegroupgap": 0}, "title": {"text": "Maintenance Strategy Costs"}, "xaxis": {"anchor": "y", "automargin": true, "domain": [0, 1], "title": {"text": "Age (years)"}}, "yaxis": {"anchor": "x", "automargin": true, "domain": [0, 1], "title": {"text": "Cost Cumulative"}}}}
